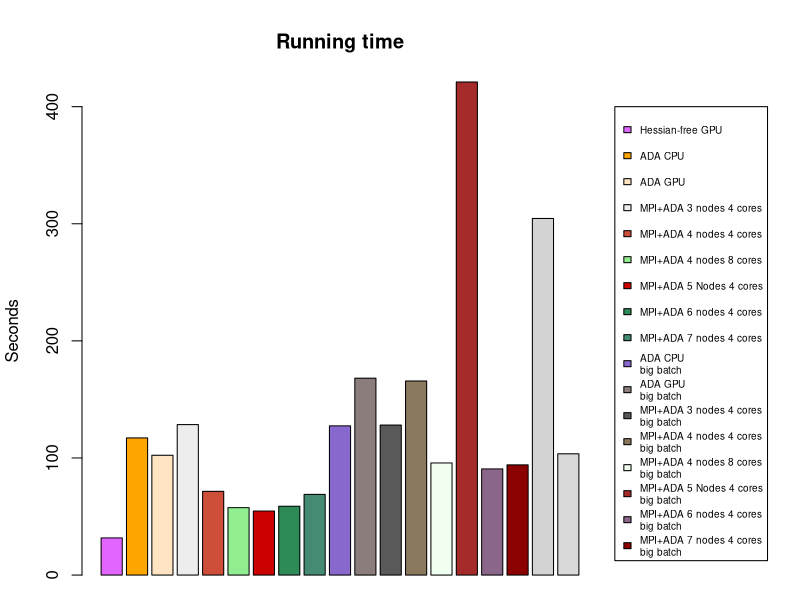
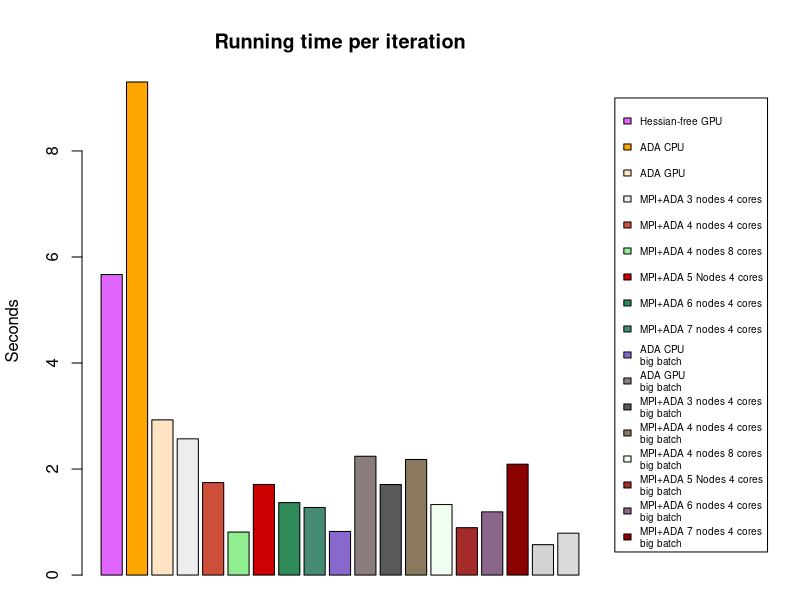
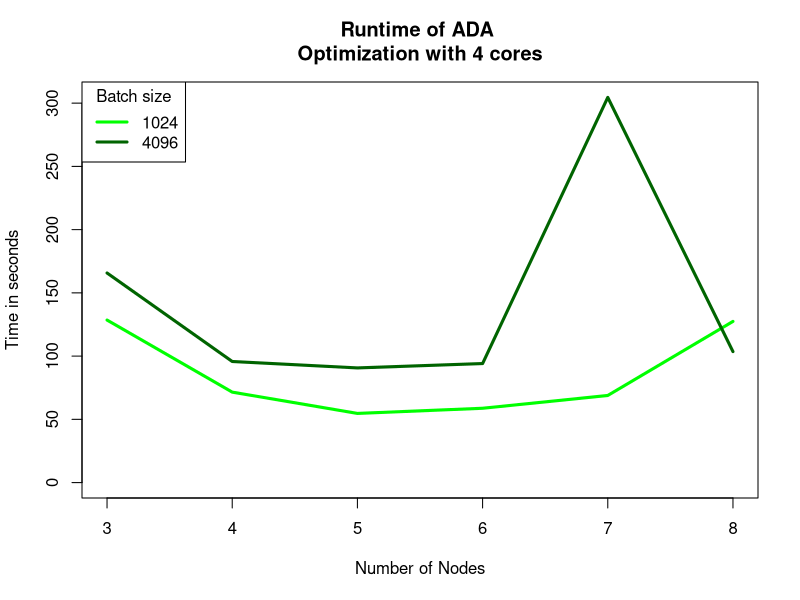
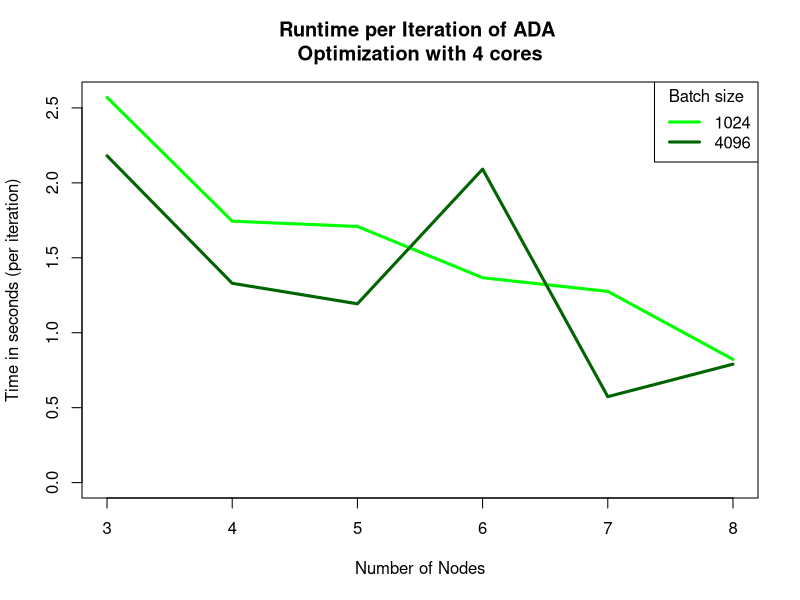

The R script that drew these images, in order:
plotTimes = function(data, labels){
  plot(data[1,], pch = 16, col = 1:ncol(data), ylim = c(0, max(data)), 
       xaxt = "n", xlab = "", ylab = "Time in seconds", xlim = c(0.5,ncol(data)+.5), 
       main = "Average Running Time with 95% CI" )
  axis(side = 1, at = 1:ncol(data), labels = labels, tick = F, las = 2)
  for (i in 1:ncol(data)){
    if (i < ncol(data)){abline(v = i+.5, lty = 2)}
    segments(i,data[2,i],i,data[3,i], col = i)
    segments(i-.02,data[2:3,i],i+.02,data[2:3,i], col = i)
  }
}

# Figure 1 (time until convergence)

hess = c(36.7705330849, 40.8134579659, 30.7013020515, 30.7084610462, 27.9912378788, 32.4583690166, 32.423830986, 32.7279911041, 29.1763651371, 30.2343609333, 31.1755859852, 32.7965919971, 27.9905948639, 29.830283165, 30.0658519268, 36.020111084, 29.293243885, 29.3104069233, 29.4974980354, 32.6336672306, 31.5671169758, 31.8110649586, 44.7567741871, 35.8124980927, 29.3117141724, 29.445168972, 36.4843299389, 27.869538784, 37.7073988914 , 36.1895840168, 27.562016964, 26.9184501171, 30.9687809944, 27.565570116, 26.0636160374, 29.935836792, 29.1046249866, 28.483631134, 30.4000070095, 29.424945116, 47.326941967, 27.9466600418, 31.4740049839, 23.681566, 29.9285681248, 28.4917099476, 25.6063570976, 31.7247228622, 27.9845449924, 42.1240811348, 26.9783420563, 29.4615120888, 38.4782221317, 30.3626039028, 30.5635900497, 29.5388019085, 35.8142380714, 29.1841518879, 44.0196020603, 35.7132070065, 31.4251890182, 27.636906147, 37.33061409, 29.5162479877, 27.6029720306, 27.6011309624, 34.7988889217, 30.9964210987, 30.7129850388, 27.3245060444, 29.6513118744, 35.2752830982, 32.2567999363, 28.2544419765, 29.1040530205, 27.9447622299, 33.2662549019, 30.2134070396, 31.2737631798, 32.4858360291, 29.9900941849, 32.8325059414, 34.9779760838, 34.1400580406, 26.3196659088, 33.1836740971, 34.5855379105, 42.6495320797, 28.9761240482, 29.3485779762, 37.6159031391, 42.8580520153, 27.6141171455, 29.2168259621, 27.0530879498, 32.8354289532, 27.9998650551, 36.4524850845, 33.5226078033, 31.4912500381)
hess = mean(hess)
ada_gpu = 102.309973001
ada_cpu = 117.10699296
mpi3n4c = 128.506565809
mpi4n4c = 71.5182712078
mpi4n8c = 57.5800118446
mpi5n4c = 54.687912941
mpi6n4c = 58.7733278275
mpi7n4c = 68.8883149624
mpi8n4c = 127.44204998
big_gpu = 128.102043867 #75
big_cpu = 168.119750977 #75
big3n4c = 165.719032049 #76
big4n4c = 95.7436389923 #72
big4n8c = 421.072537184 #471
big5n4c = 90.6643800735 #76
big6n4c = 94.1150431633 #45
big7n4c = 304.533075809 #531
big8n4c = 103.547483921 #131
times = c(hess, ada_cpu,ada_gpu,mpi3n4c,mpi4n4c,mpi4n8c,mpi5n4c,mpi6n4c,mpi7n4c,mpi8n4c, big_cpu, big_gpu, big3n4c, big4n4c, big4n8c, big5n4c, big6n4c, big7n4c, big8n4c)

sampCol = sample(colors(), length(times))

png("images/plot1_timeUntilConvergence.png")
par(mar=c(1, 4.1, 4.1,10.1), xpd=TRUE)
barplot(times, col = sampCol, main = "Running time", ylab = "Seconds")
legend(length(times)+5.5,400, legend = c("Hessian-free GPU", "ADA CPU","ADA GPU","MPI+ADA 3 nodes 4 cores", "MPI+ADA 4 nodes 4 cores", "MPI+ADA 4 nodes 8 cores", "MPI+ADA 5 Nodes 4 cores", "MPI+ADA 6 nodes 4 cores", "MPI+ADA 7 nodes 4 cores", "ADA CPU\nbig batch","ADA GPU\nbig batch","MPI+ADA 3 nodes 4 cores\nbig batch", "MPI+ADA 4 nodes 4 cores\nbig batch", "MPI+ADA 4 nodes 8 cores\nbig batch", "MPI+ADA 5 Nodes 4 cores\nbig batch", "MPI+ADA 6 nodes 4 cores\nbig batch", "MPI+ADA 7 nodes 4 cores\nbig batch"), fill = sampCol, cex = .6, y.intersp = 1.5)
dev.off()

# Figure 2 (time with fixed number of intervals)
hess = 5669.19178391/1000
ada_cpu = 102.309973001/11
ada_gpu = 117.10699296/40
mpi3n4c = 128.506565809/50
mpi4n4c = 71.5182712078/41
mpi4n8c = 57.5800118446/71
mpi5n4c = 54.687912941/32
mpi6n4c = 58.7733278275/43
mpi7n4c = 68.8883149624/54
mpi8n4c = 127.44204998/155
big_gpu = 128.102043867/75
big_cpu = 168.119750977/75
big3n4c = 165.719032049/76
big4n4c = 95.7436389923/72
big4n8c = 421.072537184/471
big5n4c = 90.6643800735/76
big6n4c = 94.1150431633/45
big7n4c = 304.533075809/531
big8n4c = 103.547483921/131
times = c(hess, ada_cpu,ada_gpu,mpi3n4c,mpi4n4c,mpi4n8c,mpi5n4c,mpi6n4c,mpi7n4c,mpi8n4c, big_cpu, big_gpu, big3n4c, big4n4c, big4n8c, big5n4c, big6n4c, big7n4c, big8n4c)


png("images/plot2_timeWithFixedIterations.png")
par(mar=c(1, 4.1, 4.1,10.1), xpd=TRUE)
barplot(times, col = sampCol, main = "Running time per iteration", ylab = "Seconds")
legend(length(times)+5.5,9, legend = c("Hessian-free GPU", "ADA CPU","ADA GPU","MPI+ADA 3 nodes 4 cores", "MPI+ADA 4 nodes 4 cores", "MPI+ADA 4 nodes 8 cores", "MPI+ADA 5 Nodes 4 cores", "MPI+ADA 6 nodes 4 cores", "MPI+ADA 7 nodes 4 cores", "ADA CPU\nbig batch","ADA GPU\nbig batch","MPI+ADA 3 nodes 4 cores\nbig batch", "MPI+ADA 4 nodes 4 cores\nbig batch", "MPI+ADA 4 nodes 8 cores\nbig batch", "MPI+ADA 5 Nodes 4 cores\nbig batch", "MPI+ADA 6 nodes 4 cores\nbig batch", "MPI+ADA 7 nodes 4 cores\nbig batch"), fill = sampCol, cex = .6, y.intersp = 1.5)
dev.off()

## Plots per node
# Total time
n = c(3:8)
ada_n = c(128.506565809, 71.5182712078, 54.687912941, 58.7733278275, 68.8883149624, 127.44204998)
big_n = c(165.719032049,95.7436389923,90.6643800735, 94.1150431633, 304.533075809, 103.547483921)

png("images/plot3_ADAperNode_time.png")
plot(n, ada_n, type = "l", col = "green", lwd = 3, ylim = c(0, max(ada_n, big_n)), xlab = "Number of Nodes", ylab = "Time in seconds", main = "Runtime of ADA \nOptimization with 4 cores")
lines(n, big_n, col = "dark green", lwd = 3)
legend("topleft", legend = c(1024, 4096), col = c("green", "dark green"), lwd = 3, lty = 1, title = "Batch size")
dev.off()

# Time per iteration
ada_n = c(128.506565809/50, 71.5182712078/41, 54.687912941/32, 58.7733278275/43, 68.8883149624/54, 127.44204998/155)
big_n = c(165.719032049/76, 95.7436389923/72, 90.6643800735/76, 94.1150431633/45, 304.533075809/531, 103.547483921/131)

png("images/plot4_ADAperNode_timePerIteration.png")
plot(n, ada_n, type = "l", col = "green", lwd = 3, ylim = c(0, max(ada_n, big_n)), xlab = "Number of Nodes", ylab = "Time in seconds (per iteration)", main = "Runtime per Iteration of ADA \nOptimization with 4 cores")
lines(n, big_n, col = "dark green", lwd = 3)
legend("topright", legend = c(1024, 4096), col = c("green", "dark green"), lwd = 3, lty = 1, title = "Batch size")
dev.off()
